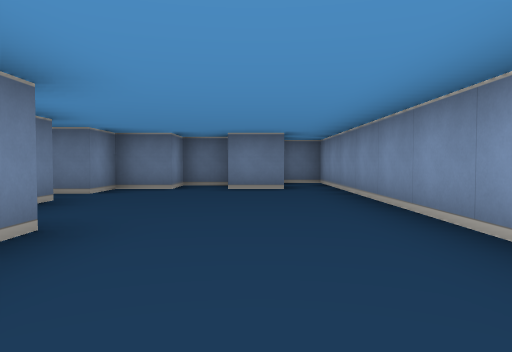
[1] (above)

16 first-person views from a walk through a cub3D maze. The camera is about half as high as the walls, tilts 2° down and sees 70° across. The floor is counted in squares. Each view is taken from the middle of a square. On the plan, view 1 faces up. The plan holds only what a view shows up to about 9 squares ahead; the rest is blank.

[2]
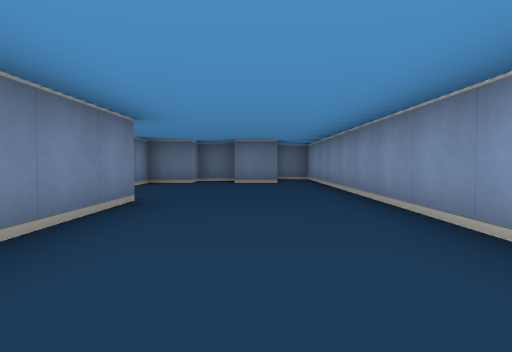

[3]
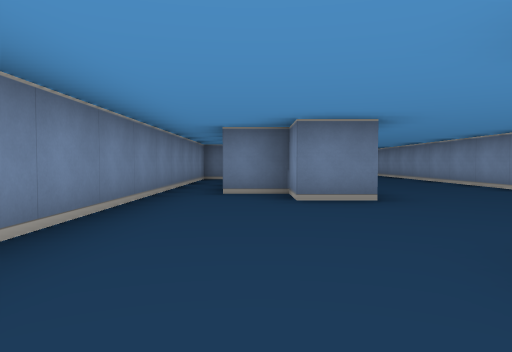

[4]
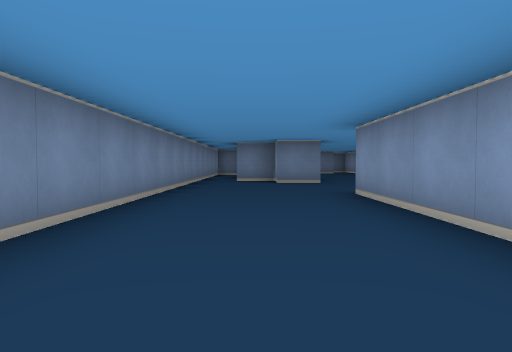

[5]
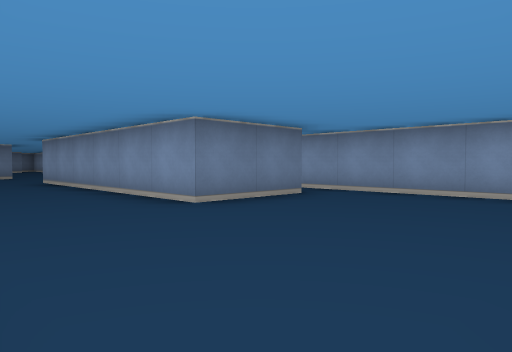

[6]
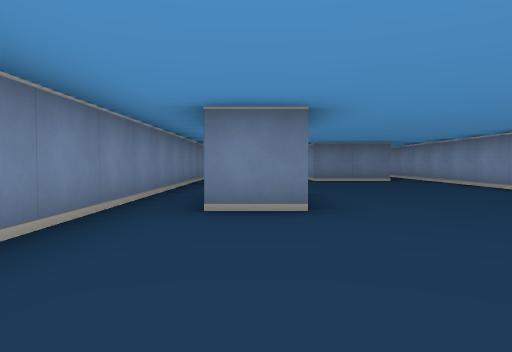

[7]
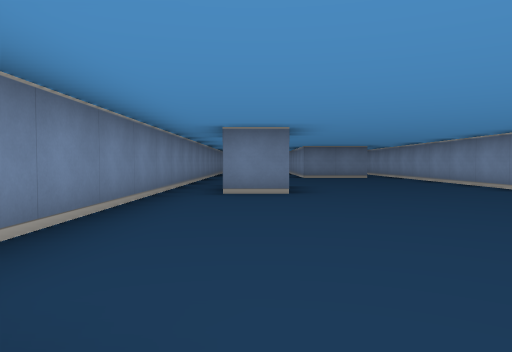

[8]
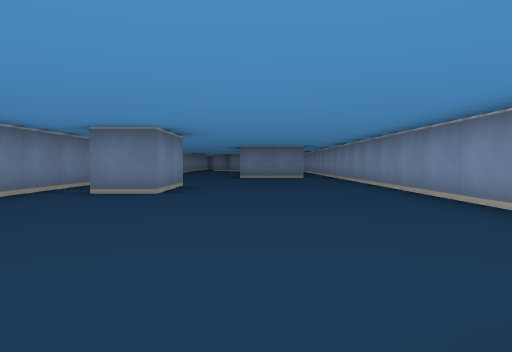

[9]
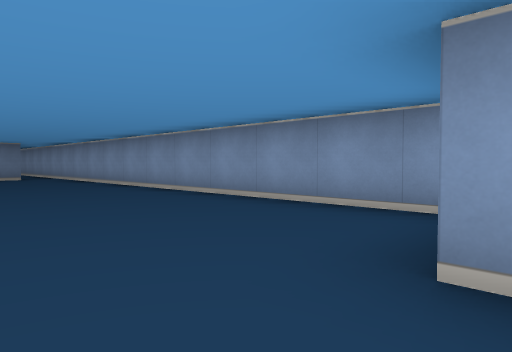

[10]
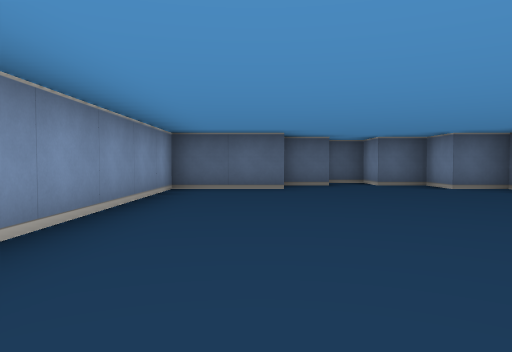

[11]
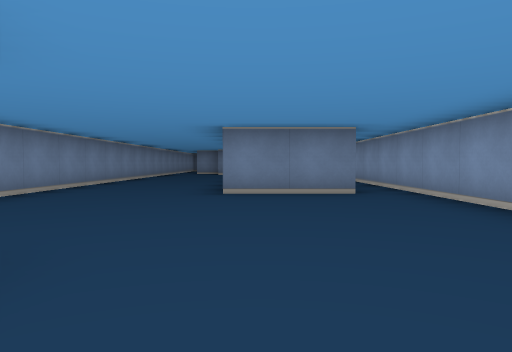

[12]
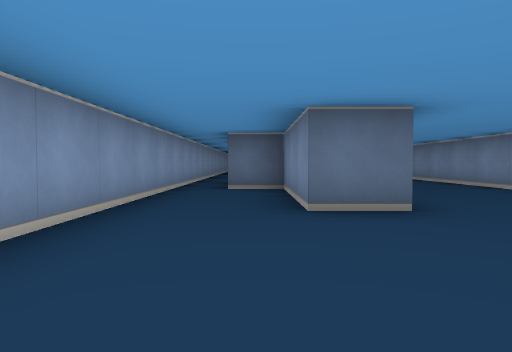

[13]
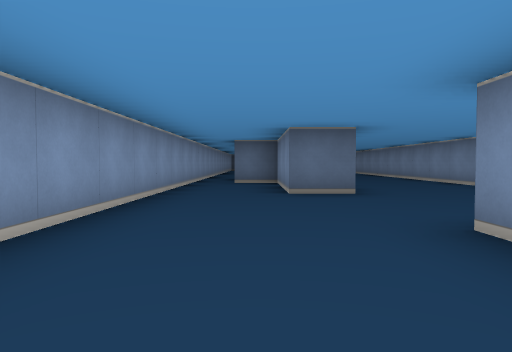

[14]
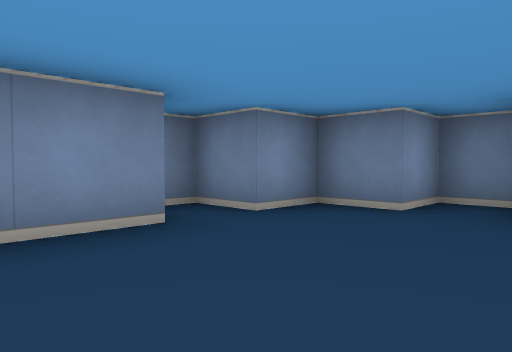

[15]
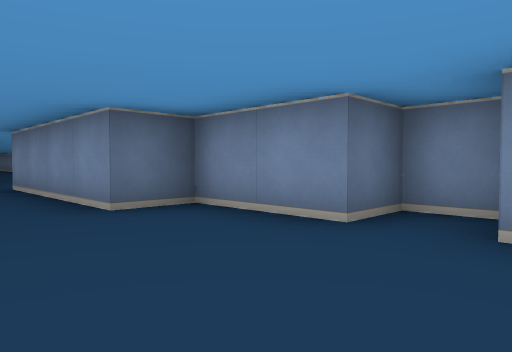

[16]
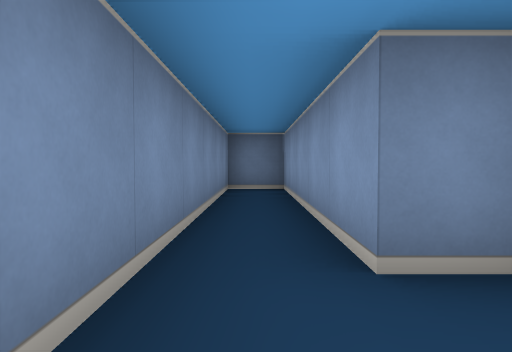

### Floor plan
Points are (right, up) in squares from view 1. A wall is a line through its corners. A room is listed if a view was taken in it or the views show most of it. See-through windows are left out.
Room 1 (views 1, 2, 3, 4, 5, 6, 7, 8, 9, 10, 11, 12, 13, 14, 15, 16)
walls: (0.5, -10.5) (-1.5, -10.5) (-1.5, -4.5) (-0.5, -4.5) (-0.5, -7.5) (0.5, -7.5); (-2.5, -14.5) (-2.5, -16.5) (-3.5, -16.5); (-2.5, -1.5) (-2.5, -0.5) (-3.5, -0.5) (-3.5, 4.5) (-2.5, 4.5) (-2.5, 2.5) (-1.5, 2.5) (-1.5, -1.5) (-2.5, -1.5); (-0.5, -21.5) (1.5, -21.5) (1.5, 8.5) (0.6, 8.5); (-4.6, -21.5) (-3.5, -21.5) (-3.5, -22.5) (-2.5, -22.5) (-2.5, -23.5) (-1.6, -23.5); (-1.6, -22.5) (-0.5, -22.5); (0.6, 6.5) (-0.5, 6.5); (-0.5, 7.5) (-1.5, 7.5) (-1.5, 6.5) (-2.5, 6.5) (-2.5, 5.5) (-3.5, 5.5) (-3.5, 4.5) (-4.5, 4.5) (-4.5, -19.9)

Positions as (right, up) in squares from view 1, and headings:
1: (0, 0), facing up
2: (0, -2), facing up
3: (-3, -6), facing up
4: (-3, -10), facing up
5: (-4, -14), facing up-right
6: (-3, -20), facing up
7: (-3, -22), facing up
8: (-1, -22), facing up
9: (-2, -22), facing up-right
10: (0, -15), facing down
11: (-1, -16), facing up
12: (0, -1), facing down
13: (0, 1), facing down
14: (0, 3), facing up-left
15: (0, 6), facing down-left
16: (-4, -2), facing up
